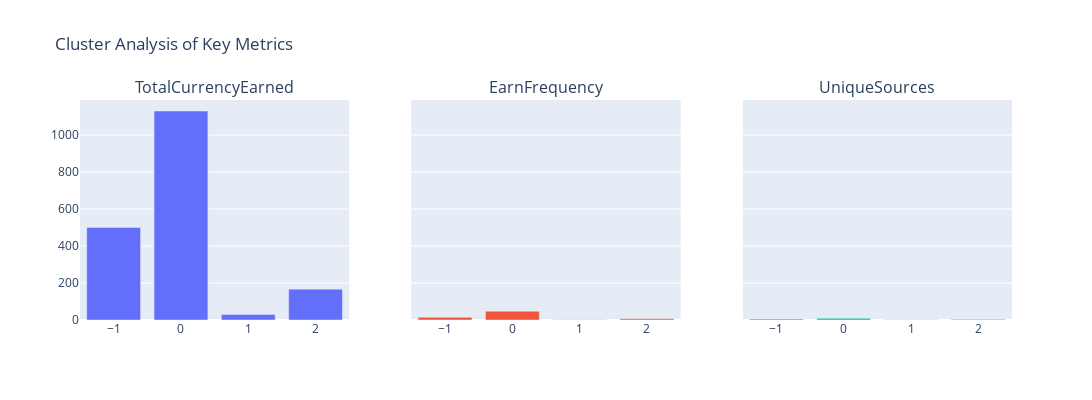

The notebook cell this image was saved under:
### Markdown cell above
# Visuals Of Cluster

### Code cell
from plotly.subplots import make_subplots

# Create subplots (3 columns)
fig = make_subplots(
    rows=1, cols=3,
    subplot_titles=['TotalCurrencyEarned', 'EarnFrequency', 'UniqueSources'],
    # shared_yaxes=True  # To make y-axes consistent across all plots
)

# Add bar plots for each metric
fig.add_trace(
    go.Bar(x=cluster_analysis['Cluster'], y=cluster_analysis['TotalCurrencyEarned'], name='TotalCurrencyEarned'),
    row=1, col=1
)

fig.add_trace(
    go.Bar(x=cluster_analysis['Cluster'], y=cluster_analysis['EarnFrequency'], name='EarnFrequency'),
    row=1, col=2
)

fig.add_trace(
    go.Bar(x=cluster_analysis['Cluster'], y=cluster_analysis['UniqueSources'], name='UniqueSources'),
    row=1, col=3
)

# Update layout
fig.update_layout(
    title='Cluster Analysis of Key Metrics',
    showlegend=False,
    height=400,
    width=1200
)

fig.show()

### Figure 1 — Plotly figure (JSON) as saved in the notebook; plotly's stock layout.template omitted (floating-point values rounded to 4 significant figures)
{"data": [{"name": "TotalCurrencyEarned", "type": "bar", "x": [-1, 0, 1, 2], "xaxis": "x", "y": [500.4, 1130.0, 29.38, 166.9], "yaxis": "y"}, {"name": "EarnFrequency", "type": "bar", "x": [-1, 0, 1, 2], "xaxis": "x2", "y": [14.58, 47.4, 1.125, 7.038], "yaxis": "y2"}, {"name": "UniqueSources", "type": "bar", "x": [-1, 0, 1, 2], "xaxis": "x3", "y": [5.446, 9.6, 1, 3.615], "yaxis": "y3"}], "layout": {"annotations": [{"font": {"size": 16}, "showarrow": false, "text": "TotalCurrencyEarned", "x": 0.1444, "xanchor": "center", "xref": "paper", "y": 1, "yanchor": "bottom", "yref": "paper"}, {"font": {"size": 16}, "showarrow": false, "text": "EarnFrequency", "x": 0.5, "xanchor": "center", "xref": "paper", "y": 1, "yanchor": "bottom", "yref": "paper"}, {"font": {"size": 16}, "showarrow": false, "text": "UniqueSources", "x": 0.8556, "xanchor": "center", "xref": "paper", "y": 1, "yanchor": "bottom", "yref": "paper"}], "height": 400, "showlegend": false, "title": {"text": "Cluster Analysis of Key Metrics"}, "width": 1200, "xaxis": {"anchor": "y", "domain": [0, 0.2889]}, "xaxis2": {"anchor": "y2", "domain": [0.3556, 0.6444]}, "xaxis3": {"anchor": "y3", "domain": [0.7111, 1]}, "yaxis": {"anchor": "x", "domain": [0, 1]}, "yaxis2": {"anchor": "x2", "domain": [0, 1], "matches": "y", "showticklabels": false}, "yaxis3": {"anchor": "x3", "domain": [0, 1], "matches": "y", "showticklabels": false}}}
